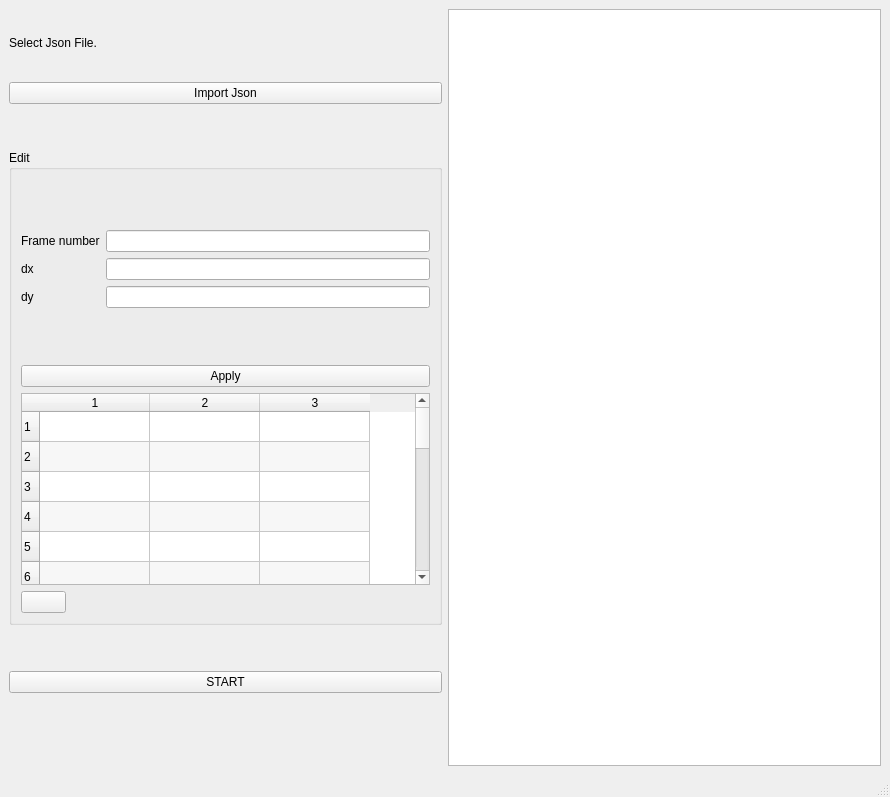
<?xml version="1.0" encoding="UTF-8"?>
<ui version="4.0">
 <class>MainWindow</class>
 <widget class="QMainWindow" name="MainWindow">
  <property name="geometry">
   <rect>
    <x>0</x>
    <y>0</y>
    <width>890</width>
    <height>797</height>
   </rect>
  </property>
  <property name="windowTitle">
   <string>MainWindow</string>
  </property>
  <widget class="QWidget" name="centralwidget">
   <layout class="QGridLayout" name="gridLayout">
    <item row="0" column="0">
     <layout class="QHBoxLayout" name="horizontalLayout">
      <item>
       <layout class="QVBoxLayout" name="verticalLayout_4" stretch="1,0,5,0,1">
        <item>
         <layout class="QVBoxLayout" name="verticalLayout">
          <item>
           <widget class="QLabel" name="lb_import">
            <property name="text">
             <string>Select Json File.</string>
            </property>
           </widget>
          </item>
          <item>
           <widget class="QPushButton" name="pb_import">
            <property name="text">
             <string>Import Json</string>
            </property>
           </widget>
          </item>
         </layout>
        </item>
        <item>
         <spacer name="verticalSpacer">
          <property name="orientation">
           <enum>Qt::Vertical</enum>
          </property>
          <property name="sizeHint" stdset="0">
           <size>
            <width>20</width>
            <height>40</height>
           </size>
          </property>
         </spacer>
        </item>
        <item>
         <widget class="QGroupBox" name="groupBox">
          <property name="sizePolicy">
           <sizepolicy hsizetype="Expanding" vsizetype="Preferred">
            <horstretch>0</horstretch>
            <verstretch>0</verstretch>
           </sizepolicy>
          </property>
          <property name="title">
           <string>Edit</string>
          </property>
          <layout class="QFormLayout" name="formLayout_2">
           <item row="0" column="0" colspan="2">
            <layout class="QVBoxLayout" name="verticalLayout_2" stretch="2,2,0,0">
             <item>
              <layout class="QFormLayout" name="formLayout">
               <property name="formAlignment">
                <set>Qt::AlignLeading|Qt::AlignLeft|Qt::AlignVCenter</set>
               </property>
               <item row="0" column="0">
                <widget class="QLabel" name="label_2">
                 <property name="text">
                  <string>Frame number</string>
                 </property>
                </widget>
               </item>
               <item row="0" column="1">
                <widget class="QLineEdit" name="le_frame"/>
               </item>
               <item row="1" column="0">
                <widget class="QLabel" name="label_3">
                 <property name="text">
                  <string>dx</string>
                 </property>
                </widget>
               </item>
               <item row="1" column="1">
                <widget class="QLineEdit" name="le_dx"/>
               </item>
               <item row="2" column="0">
                <widget class="QLabel" name="label_4">
                 <property name="text">
                  <string>dy</string>
                 </property>
                </widget>
               </item>
               <item row="2" column="1">
                <widget class="QLineEdit" name="le_dy"/>
               </item>
              </layout>
             </item>
             <item>
              <widget class="QPushButton" name="pb_apply">
               <property name="text">
                <string>Apply</string>
               </property>
              </widget>
             </item>
             <item>
              <widget class="QTableWidget" name="table">
               <property name="alternatingRowColors">
                <bool>true</bool>
               </property>
               <property name="rowCount">
                <number>20</number>
               </property>
               <property name="columnCount">
                <number>3</number>
               </property>
               <attribute name="horizontalHeaderVisible">
                <bool>true</bool>
               </attribute>
               <attribute name="horizontalHeaderCascadingSectionResizes">
                <bool>false</bool>
               </attribute>
               <attribute name="horizontalHeaderDefaultSectionSize">
                <number>110</number>
               </attribute>
               <attribute name="horizontalHeaderHighlightSections">
                <bool>true</bool>
               </attribute>
               <attribute name="horizontalHeaderShowSortIndicator" stdset="0">
                <bool>false</bool>
               </attribute>
               <attribute name="horizontalHeaderStretchLastSection">
                <bool>false</bool>
               </attribute>
               <attribute name="verticalHeaderVisible">
                <bool>true</bool>
               </attribute>
               <attribute name="verticalHeaderCascadingSectionResizes">
                <bool>false</bool>
               </attribute>
               <row/>
               <row/>
               <row/>
               <row/>
               <row/>
               <row/>
               <row/>
               <row/>
               <row/>
               <row/>
               <row/>
               <row/>
               <row/>
               <row/>
               <row/>
               <row/>
               <row/>
               <row/>
               <row/>
               <row/>
               <column/>
               <column/>
               <column/>
              </widget>
             </item>
             <item>
              <layout class="QHBoxLayout" name="horizontalLayout_2" stretch="1,8">
               <item>
                <widget class="QPushButton" name="pb_delete">
                 <property name="text">
                  <string/>
                 </property>
                </widget>
               </item>
               <item>
                <spacer name="horizontalSpacer">
                 <property name="orientation">
                  <enum>Qt::Horizontal</enum>
                 </property>
                 <property name="sizeHint" stdset="0">
                  <size>
                   <width>40</width>
                   <height>20</height>
                  </size>
                 </property>
                </spacer>
               </item>
              </layout>
             </item>
            </layout>
           </item>
          </layout>
         </widget>
        </item>
        <item>
         <spacer name="verticalSpacer_2">
          <property name="orientation">
           <enum>Qt::Vertical</enum>
          </property>
          <property name="sizeHint" stdset="0">
           <size>
            <width>20</width>
            <height>40</height>
           </size>
          </property>
         </spacer>
        </item>
        <item>
         <layout class="QVBoxLayout" name="verticalLayout_3">
          <item>
           <widget class="QPushButton" name="pb_start">
            <property name="text">
             <string>START</string>
            </property>
           </widget>
          </item>
          <item>
           <widget class="QLabel" name="lb_start">
            <property name="text">
             <string/>
            </property>
           </widget>
          </item>
         </layout>
        </item>
       </layout>
      </item>
      <item>
       <widget class="QTextBrowser" name="json_view"/>
      </item>
     </layout>
    </item>
   </layout>
  </widget>
  <widget class="QMenuBar" name="menubar">
   <property name="geometry">
    <rect>
     <x>0</x>
     <y>0</y>
     <width>890</width>
     <height>22</height>
    </rect>
   </property>
  </widget>
  <widget class="QStatusBar" name="statusbar"/>
 </widget>
 <resources/>
 <connections/>
</ui>
